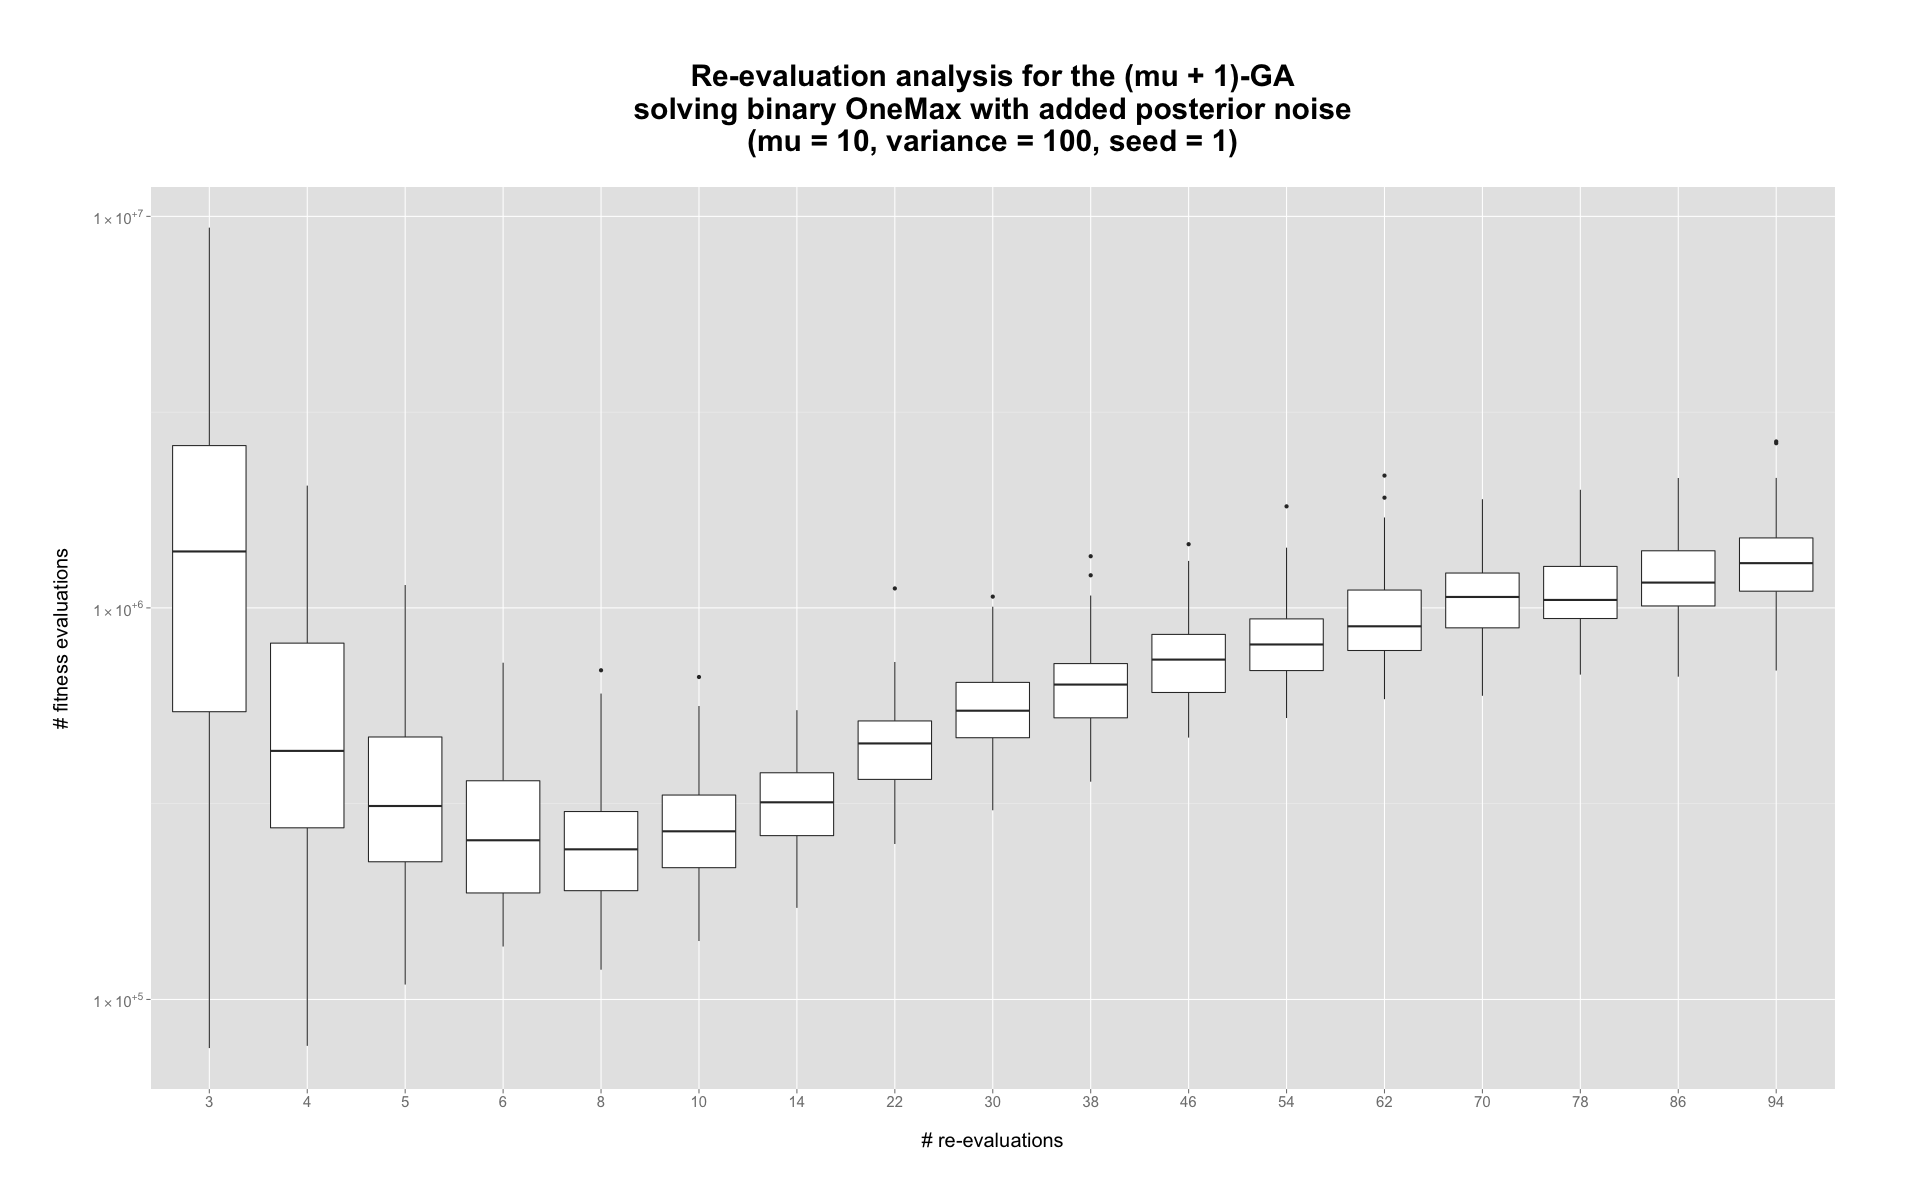

The R source for this figure:
#load libraries

library("ggplot2")
library("scales")
library("grid")

#parameters

min = 3
center = 4
max = 8

step = 2
length = 90

#import and clean data

data <- read.csv(file = "Re-evaluation_Analysis/GA_r_analysis.txt", header = TRUE, sep = " ", skip = 14)
dataPlot <- data.frame()

i <- NA
row <- min
for (i in 1:length){
  
  dataPlot <- rbind(dataPlot, data[data$N_RE_EVALUATIONS == row,])
  if (i < center) 
    row <- row + 1
  else if (i == center)
    row <- row + 2
  else{
    row <- row + step
    step <- min(step*2, max)
  }
  
}

dataPlot <- dataPlot[2:nrow(dataPlot),]
dataPlot$N_RE_EVALUATIONS <- as.factor(dataPlot$N_RE_EVALUATIONS)
rm(data)

#generate boxplot

scientific_10 <- function(x) {
  parse(text=gsub("e", " %*% 10^", scientific_format()(x)))
}

png("Re-evaluation_Analysis/GA_r_analysis.png", width = 1920, height = 1200, units = "px")
g <- NA
g <- qplot(x = N_RE_EVALUATIONS, y = N_FITNESS_EVALUATIONS, data = dataPlot, geom="boxplot") 
#g <- g + geom_vline(xintercept = 5, colour="grey50", linetype = "longdash", position = "identity")
#g <- g + geom_text(aes(x=5.5, y=3250000, label="min == 8", group=NULL), size = 5, color = "grey50", parse = T)
g <- g + scale_y_log10(label = scientific_10)
g <- g + theme(plot.margin = unit(c(1,3,1, 1), "cm"))
g <- g + xlab("\n# re-evaluations\n")
g <- g + ylab("\n# fitness evaluations\n")
g <- g + ggtitle("\nRe-evaluation analysis for the (mu + 1)-GA\nsolving binary OneMax with added posterior noise\n(mu = 10, variance = 100, seed = 1)\n")
g <- g + theme(plot.title = element_text(face="bold", size=30)) 
g <- g + theme(axis.title = element_text(size=20))
g <- g + theme(axis.text.x = element_text(size=15))
g <- g + theme(axis.text.y = element_text(size=15))
g
dev.off()

#clean-up

rm(center)
rm(dataPlot)
rm(g)
rm(i)
rm(length)
rm(max)
rm(min)
rm(row)
rm(step)
rm(scientific_10)